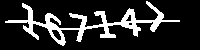
#> input picture image.png, 200 x 50 px, found by its file name
$ python read_white_numbers.py
#> lines starting #> are read from the running program, lines starting #| are printed output that depends on the picture; after the words box and inside, x2 and y2 are one past the last pixel; in counts of white or black regions, pixels touching at a corner belong together
import cv2
import numpy as np
import pytesseract
from PIL import Image

def read_white_numbers(image_path):
    """
    Simple function to convert white numbers to black and read them
    """
#> called with image_path = '/var/www/html/py/captchareader/image.png'
    # Read image
    img = cv2.imread(image_path)
#> img is the input picture: shape (50, 200, 3); 16.4% white; 1 white region, box (x1, y1, x2, y2) and area: (5, 1, 180, 46) 1644
    gray = cv2.cvtColor(img, cv2.COLOR_BGR2GRAY)

    # Threshold to isolate white pixels (numbers)
    # Adjusted threshold for better isolation
    _, thresh = cv2.threshold(gray, 180, 255, cv2.THRESH_BINARY)

    # Invert: white (255) becomes black (0), black (0) becomes white (255)
    inverted = cv2.bitwise_not(thresh)

    # Scale up for better OCR (4x larger for better recognition)
    scale = 4
    width = int(inverted.shape[1] * scale)
#> width = 800
    height = int(inverted.shape[0] * scale)
#> height = 200
    scaled = cv2.resize(inverted, (width, height), interpolation=cv2.INTER_LANCZOS4)
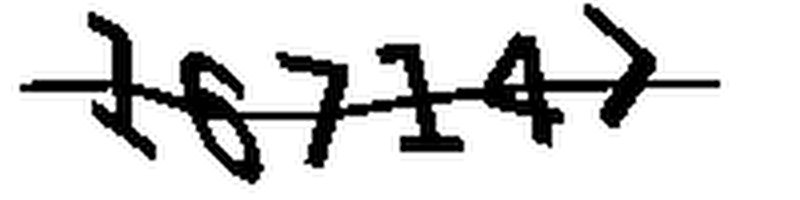
#> scaled: shape (200, 800); min 0, max 255, mean 212.9

    # Apply slight morphological operations to clean up
    kernel = np.ones((1,1), np.uint8)
    cleaned = cv2.morphologyEx(scaled, cv2.MORPH_CLOSE, kernel)

    # Save processed image
    cv2.imwrite('/mnt/user-data/outputs/processed_numbers.png', cleaned)

    # Convert to PIL for OCR
    pil_image = Image.fromarray(cleaned)

    # Try multiple PSM modes for better results
    for psm in [8, 7, 13]:
        config = f'--psm {psm} -c tessedit_char_whitelist=0123456789'
        number = pytesseract.image_to_string(pil_image, config=config).strip()
        if number:
            return number

    return "Could not read numbers automatically"

# Run the function
if __name__ == "__main__":
    image_path = '/var/www/html/py/captchareader/image.png'
#> (the run stopped early here; a loop or call above may not have finished)
